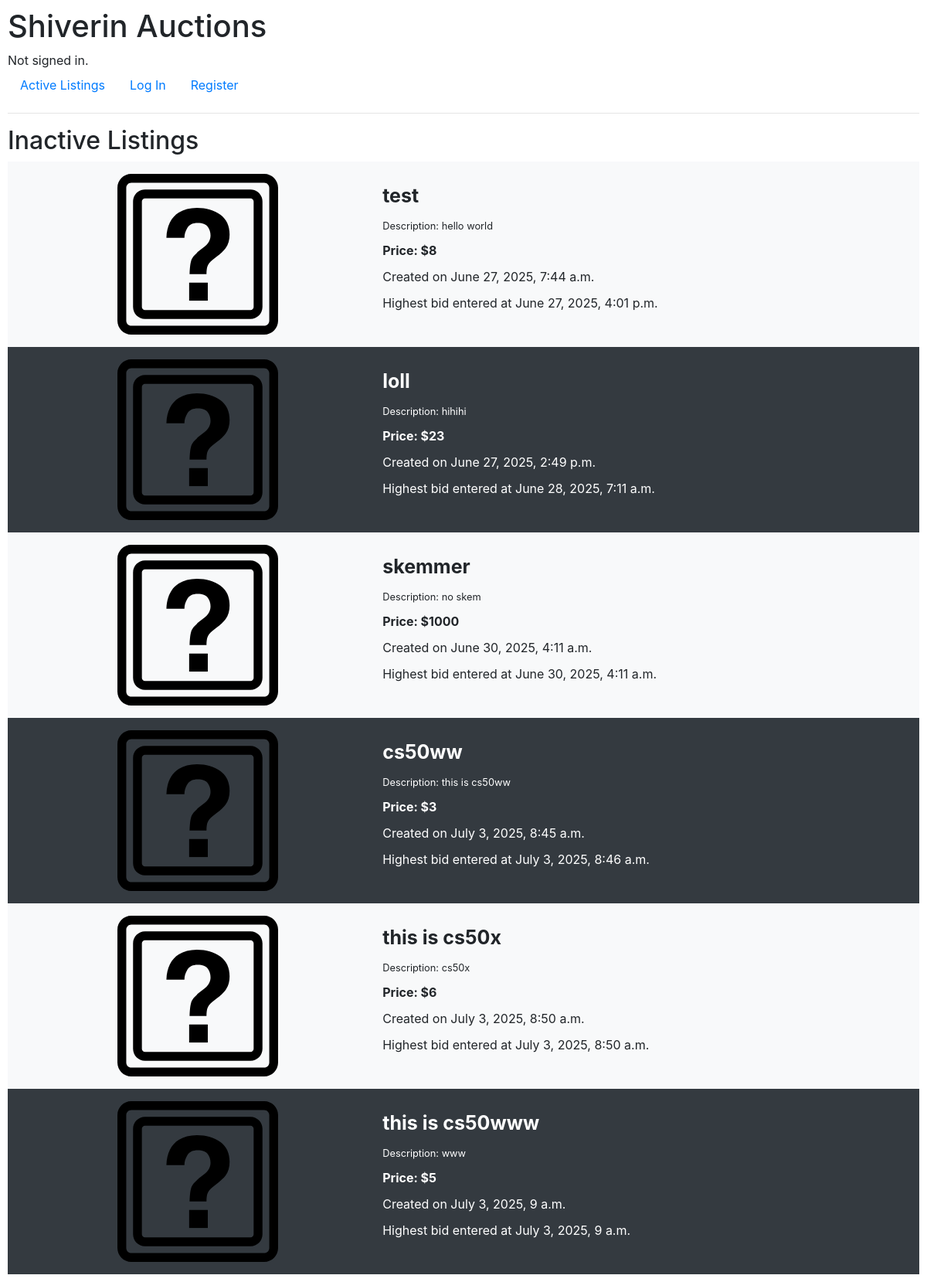
Page /archive on the committed database.
### auctions/models.py (models this page shows, shortened)
class Listing(models.Model):
    title = models.CharField(max_length=64)
    description = models.TextField()
    start_bid = models.DecimalField(max_digits=10, decimal_places=2)
    url = models.URLField(blank=True, null=True)
    category = models.ForeignKey("Category", on_delete=models.SET_NULL, null=True, blank=True)
    owner = models.ForeignKey(User, on_delete=models.CASCADE)
    created_at = models.DateTimeField(auto_now_add=True)
    is_active = models.BooleanField(default=True)

### auctions/views.py (the view)
# urls.py: path("archive", views.archive, name="archive"),
def archive(request):
    highest_bid_subquery = Bid.objects.filter(
        listing=OuterRef('pk')
    ).order_by('-user_bid', 'entered_at').values('entered_at')[:1]
    listings = Listing.objects.annotate(
        highest_bid=Max('bids__user_bid')
    ).annotate(
        current_price=Coalesce('highest_bid', F('start_bid')),
        highest_bid_entered_at=Subquery(highest_bid_subquery)
    ).filter(is_active=False)
    context = {
        "listings": listings
    }
    return render(request, "auctions/archive.html", context)

### auctions/templates/auctions/archive.html
{% extends "auctions/layout.html" %}
{% load static %}
{% block body %}
    <h2>Inactive Listings</h2>
    {% for listing in listings %}
        {% if forloop.counter|divisibleby:2 %}
            <div class="container-fluid p-3 bg-dark text-white contain1">
        {% else %}
            <div class="container-fluid p-3 bg-light contain2">
        {% endif %}
                <div class="index_a">
                {% if listing.url %}
                    <img src="{{listing.url}}" alt="{{ listing.title }}">
                {% else %}
                    <img src="{% static 'auctions/place.svg' %}" alt="Default image">
                {% endif %}
                </div>
                <div class="index_b">
                <a href="{% url 'listings' listing.id %}" style="color: inherit;"><strong style="font-size: 25px;">{{ listing.title }}</strong></a>
                    <small>Description: {{listing.description}}</small>
                    <div><strong>Price: ${{ listing.current_price }}</strong></div>
                    <div>Created on {{ listing.created_at}}</div>
                    <div>Highest bid entered at {{listing.highest_bid_entered_at}}</div>
                </div>
            </div>
    {% empty %}
        <div>nothing here</div>
    {% endfor %}
{% endblock %}

### auctions/templates/auctions/layout.html (shortened to what this page needs)
{% load static %}
<!DOCTYPE html>
<html lang="en">
    <head>
        <link rel="stylesheet" href="https://stackpath.bootstrapcdn.com/bootstrap/4.4.1/css/bootstrap.min.css">
        <link href="{% static 'auctions/styles.css' %}" rel="stylesheet">
    </head>
    <body>
        <h1>Shiverin Auctions</h1>
        <div>
            {% if user.is_authenticated %}
                Signed in as <strong>{{ user.username }}</strong>.
            {% else %}
                Not signed in.
            {% endif %}
        </div>
        <ul class="nav">
            <li class="nav-item">
                <a class="nav-link" href="{% url 'index' %}">Active Listings</a>
            </li>
            {% if user.is_authenticated %}
                <li class="nav-item">
                    <a class="nav-link" href="{% url 'logout' %}">Log Out</a>
                </li>
                <li class="nav-item">
                    <a class="nav-link" href="{% url 'create' %}">Create Listing</a>
                </li>
                <li class="nav-item">
                    <a class="nav-link" href="{% url 'watch' %}">Watchlist</a>
                </li>
                <li class="nav-item">
                    <a class="nav-link" href="{% url 'categories' %}">Categories</a>
                </li>
                <li class="nav-item">
                    <a class="nav-link" href="{% url 'archive' %}">Past Listings</a>
                </li>
            {% else %}
                <li class="nav-item">
                    <a class="nav-link" href="{% url 'login' %}">Log In</a>
                </li>
                <li class="nav-item">
                    <a class="nav-link" href="{% url 'register' %}">Register</a>
                </li>
            {% endif %}
        </ul>
        <hr>
        {% block body %}
        {% endblock %}
    </body>
</html>

### auctions/static/auctions/styles.css (style rules this page uses)
body { padding: 10px; }
.contain1 { display: flex; height: 30vh; }
.contain2 { display: flex; height: 30vh; }
.index_a { width: 40%; }
.index_a img { width: 100%; height: 100%; object-fit: contain; display: block; }
.index_b { width: 60%; display:flex; flex-direction:column; padding: 10px; gap: 10px; }

### rows in the picture
Listing: title "test", description "hello world", current_price "8", created_at "June 27, 2025, 7:44 a.m.", highest_bid_entered_at "June 27, 2025, 4:01 p.m."
Listing: title "loll", description "hihihi", current_price "23", created_at "June 27, 2025, 2:49 p.m.", highest_bid_entered_at "June 28, 2025, 7:11 a.m."
Listing: title "skemmer", description "no skem", current_price "1000", created_at "June 30, 2025, 4:11 a.m.", highest_bid_entered_at "June 30, 2025, 4:11 a.m."
Listing: title "cs50ww", description "this is cs50ww", current_price "3", created_at "July 3, 2025, 8:45 a.m.", highest_bid_entered_at "July 3, 2025, 8:46 a.m."
Listing: title "this is cs50x", description "cs50x", current_price "6", created_at "July 3, 2025, 8:50 a.m.", highest_bid_entered_at "July 3, 2025, 8:50 a.m."
Listing: title "this is cs50www", description "www", current_price "5", created_at "July 3, 2025, 9 a.m.", highest_bid_entered_at "July 3, 2025, 9 a.m."
